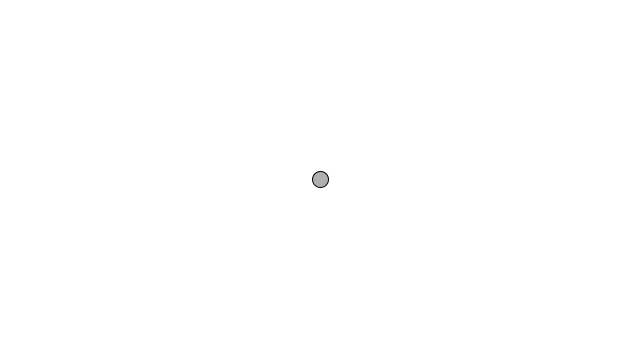
Frame 1 (no input)
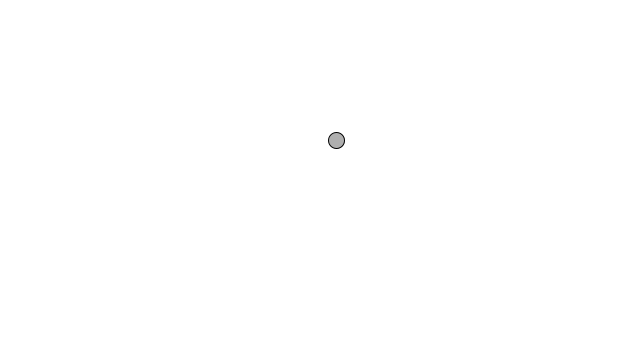
Frame 60 (the mouse pressed at the canvas centre just before this capture)
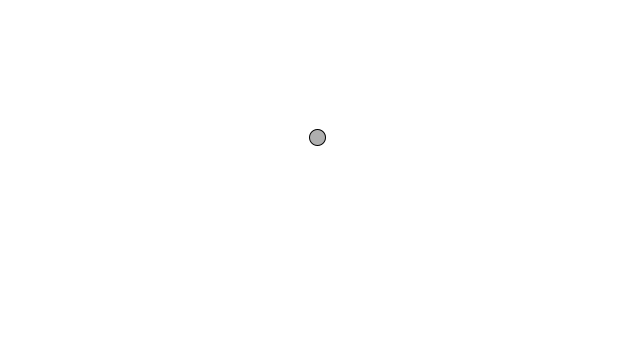
Frame 120 (the mouse held since frame 60 and released just before this capture)

The Processing sketch that drew these frames (run headless with seeded random() and noise(); from frame 60 on, the mouse is pressed at the canvas centre):

// Processing sketch: Vector_Acceleration
// ── Vector_Acceleration.pde
Mover mover;
  
void setup() {
    size(640,360);
    mover = new Mover();
}
  
void draw() {
    background(255);
    
    mover.update();
    mover.checkEdges();
    mover.display();
}
  

// ── Mover.pde
class Mover {
  PVector location;
  PVector velocity;
  PVector acceleration;
  float topspeed;
  
  Mover() {
    location = new PVector(width/2, height/2);
    velocity = new PVector(random(-2,2), random(-2, 2));
    acceleration = new PVector(-0.01, 0.01);
    topspeed = 10;
  }

  void update(){  
    velocity.add(acceleration);
    location.add(velocity);  
    velocity.limit(topspeed);
  }
  
  void display() {
    stroke(0);
    fill(175);
    ellipse(location.x, location.y, 16, 16);
  }
  
  void checkEdges() {
    if (location.x > width) {
      location.x = 0;
    } else if (location.x < 0) {
      location.x = width;
    }
    
      if (location.y > height) {
      location.y = 0;
    } else if (location.y < 0) {
      location.y = height;
    }
  }
}
